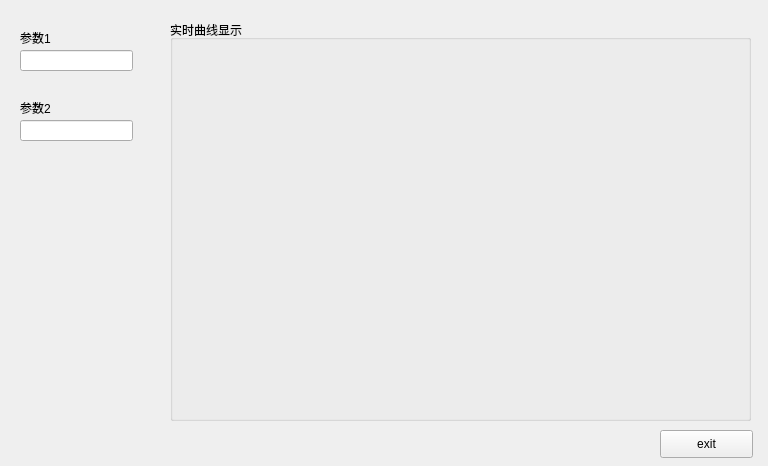
<?xml version="1.0" encoding="UTF-8"?>
<ui version="4.0">
 <class>WaveForm</class>
 <widget class="QWidget" name="WaveForm">
  <property name="geometry">
   <rect>
    <x>0</x>
    <y>0</y>
    <width>768</width>
    <height>466</height>
   </rect>
  </property>
  <property name="windowTitle">
   <string>Form</string>
  </property>
  <widget class="QGroupBox" name="groupBox">
   <property name="geometry">
    <rect>
     <x>170</x>
     <y>20</y>
     <width>581</width>
     <height>401</height>
    </rect>
   </property>
   <property name="title">
    <string>实时曲线显示</string>
   </property>
   <layout class="QGridLayout" name="gridLayout_2">
    <item row="0" column="0">
     <widget class="QCustomPlot" name="widget_plot" native="true"/>
    </item>
   </layout>
  </widget>
  <widget class="QPushButton" name="btnexit">
   <property name="geometry">
    <rect>
     <x>660</x>
     <y>430</y>
     <width>93</width>
     <height>28</height>
    </rect>
   </property>
   <property name="text">
    <string>exit</string>
   </property>
  </widget>
  <widget class="QLabel" name="label">
   <property name="geometry">
    <rect>
     <x>20</x>
     <y>30</y>
     <width>72</width>
     <height>15</height>
    </rect>
   </property>
   <property name="text">
    <string>参数1</string>
   </property>
  </widget>
  <widget class="QLineEdit" name="line_pra1">
   <property name="geometry">
    <rect>
     <x>20</x>
     <y>50</y>
     <width>113</width>
     <height>21</height>
    </rect>
   </property>
  </widget>
  <widget class="QLabel" name="label_2">
   <property name="geometry">
    <rect>
     <x>20</x>
     <y>100</y>
     <width>72</width>
     <height>15</height>
    </rect>
   </property>
   <property name="text">
    <string>参数2</string>
   </property>
  </widget>
  <widget class="QLineEdit" name="line_pra2">
   <property name="geometry">
    <rect>
     <x>20</x>
     <y>120</y>
     <width>113</width>
     <height>21</height>
    </rect>
   </property>
  </widget>
 </widget>
 <customwidgets>
  <customwidget>
   <class>QCustomPlot</class>
   <extends>QWidget</extends>
   <header location="global">qcustomplot.h</header>
   <container>1</container>
  </customwidget>
 </customwidgets>
 <resources/>
 <connections>
  <connection>
   <sender>btnexit</sender>
   <signal>clicked()</signal>
   <receiver>WaveForm</receiver>
   <slot>close()</slot>
   <hints>
    <hint type="sourcelabel">
     <x>536</x>
     <y>423</y>
    </hint>
    <hint type="destinationlabel">
     <x>309</x>
     <y>221</y>
    </hint>
   </hints>
  </connection>
 </connections>
</ui>
